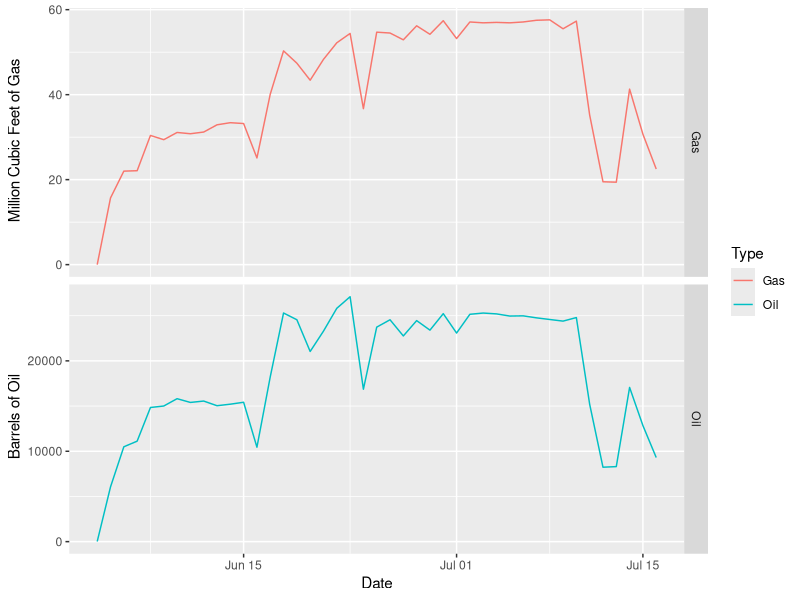

Recreate this plot in R. (Note: this script raises an error after producing the figure.)
# As of July 16th, 2010: http://www.energy.gov/open/oilspilldata.htm
# Combined Total Amount of Oil and Gas Recovered Daily 
# from the Top Hat and Choke Line oil recovery systems. 

library(ggplot2) 
df=read.csv('BP_Oil_Recovery.csv')

p = ggplot(data=df, aes(as.Date(df$End.Period), df$Recovery.Rate, color=Type)) + geom_line() 
p = p + facet_grid(Type ~ ., scales='free')+xlab('Date')+ylab('           Barrels of Oil                                      Million Cubic Feet of Gas')
p + opts(title='Deepwater Horizon Recovery Rate')
